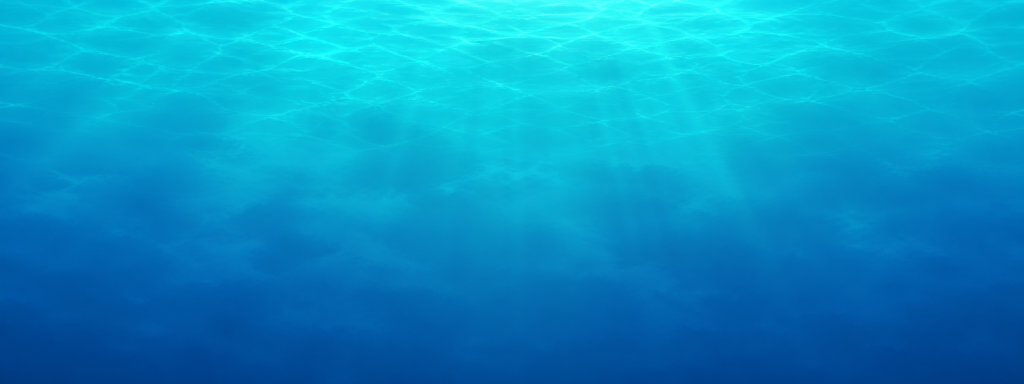
#> input picture assets/generated/backgrounds/stage1-sea-strip/sources/sea-long-source-v1.png, 2048 x 768 px, found by its file name (shown at 1/2 size)
$ python build_stage6_background.py
#> lines starting #> are read from the running program, lines starting #| are printed output that depends on the picture
### tools/build_stage5_background.py
#!/usr/bin/env python3
"""Build Stage 5 Shipwreck Graveyard sea and connected parallax strips."""

from __future__ import annotations

import json
import statistics
from pathlib import Path

from PIL import Image, ImageDraw, ImageOps


ROOT = Path(__file__).resolve().parents[1]
RUN_DIR = ROOT / "assets" / "generated" / "backgrounds" / "stage5-wreck-graveyard"
SOURCE_DIR = RUN_DIR / "sources"
OUT_DIR = ROOT / "assets" / "backgrounds"
STRIP_WIDTH = 1440
PANEL_WIDTH = 480
SEA_SIZE = (1440, 270)
SEA_SEAM_MARGIN = 64

SEA_PALETTE = [
    (25, 79, 91), (20, 68, 82), (16, 57, 72), (13, 48, 64),
    (10, 39, 55), (8, 31, 46), (6, 24, 38), (5, 19, 32),
    (4, 15, 26), (3, 11, 22),
]
TERRAIN_PALETTE = [
    (3, 11, 17), (5, 18, 25), (7, 27, 35), (10, 38, 45),
    (13, 51, 56), (18, 65, 67), (25, 81, 78), (35, 98, 89),
    (49, 116, 101), (68, 134, 112), (90, 151, 127),
    (38, 43, 45), (55, 56, 52), (73, 69, 59), (92, 83, 67),
    (113, 100, 78),
]
LAYERS = {
    "far": {"height": 80, "parallax": 0.09, "source": "far-long-source-v1.png", "cap_width": 46, "cap_height": 14},
    "mid": {"height": 160, "parallax": 0.28, "source": "mid-long-source-v1.png", "cap_width": 62, "cap_height": 26},
    "near": {"height": 160, "parallax": 0.76, "source": "near-long-source-v1.png", "cap_width": 88, "cap_height": 46},
}


def nearest(pixel: tuple[int, int, int], palette: list[tuple[int, int, int]]) -> tuple[int, int, int]:
    r, g, b = pixel
    return min(palette, key=lambda c: (r - c[0]) ** 2 + (g - c[1]) ** 2 + (b - c[2]) ** 2)


# [26 lines left out: functions load_subject, repalette, not called in this run]


def column_top(image: Image.Image, x: int) -> int:
    return next((y for y in range(image.height) if image.getpixel((x, y))[3]), image.height - 1)


# [95 lines left out: functions fill_underbody, repair_wrap, build_cap, paste_wrapped, build_layer, not called in this run]


def blend(left: tuple[int, int, int], right: tuple[int, int, int], ratio: float) -> tuple[int, int, int]:
    return tuple(round(a * (1 - ratio) + b * ratio) for a, b in zip(left, right))


def build_sea() -> tuple[Image.Image, dict]:
    source = Image.open(SOURCE_DIR / "sea-long-source-v1.png").convert("RGB")
#> source is the input picture: PIL image 2048x768 RGB; mean R, G, B 7.6, 146.4, 195.3
    crop_height = round(source.width * SEA_SIZE[1] / SEA_SIZE[0])
#> crop_height = 384
    top = max(0, (source.height - crop_height) // 2)
#> top = 192
    crop_box = [0, top, source.width, top + crop_height]
#> crop_box = [0, 192, 2048, 576]
    output = source.crop(tuple(crop_box)).resize(SEA_SIZE, Image.Resampling.LANCZOS)
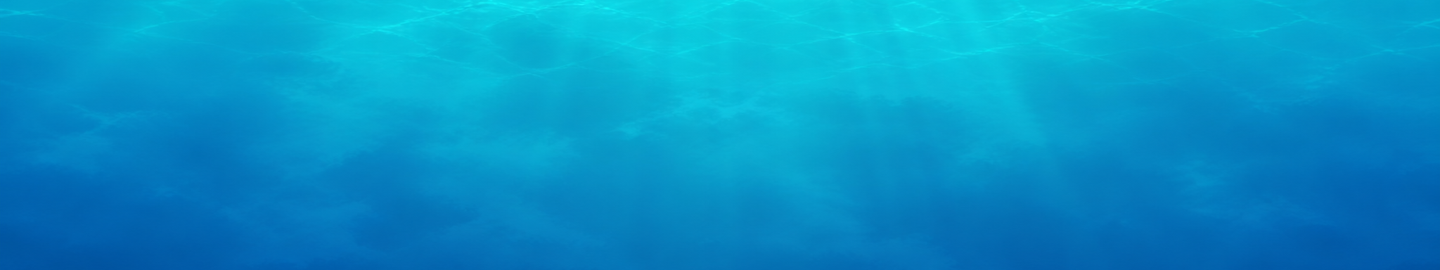
#> output: PIL image 1440x270 RGB; mean R, G, B 6.6, 147, 197.9
    pixels = output.load()
    for y in range(output.height):
        shared = blend(pixels[SEA_SEAM_MARGIN, y], pixels[output.width - 1 - SEA_SEAM_MARGIN, y], 0.5)
        for x in range(SEA_SEAM_MARGIN):
            ratio = x / SEA_SEAM_MARGIN
            pixels[x, y] = blend(shared, pixels[x, y], ratio)
            rx = output.width - 1 - x
            pixels[rx, y] = blend(shared, pixels[rx, y], ratio)
#> this loop made 270 passes
#> shared on passes 1 to 3: (4, 162, 206), (4, 162, 206), (4, 162, 206)
    rgba = Image.new("RGBA", output.size, (0, 0, 0, 255))
#> (the run stopped early here; a loop or call above may not have finished)

$ run again, with assets/generated/backgrounds/stage3-turtle-highway/sources/sea-long-source-v1.png copied over assets/generated/backgrounds/stage1-sea-strip/sources/sea-long-source-v1.png
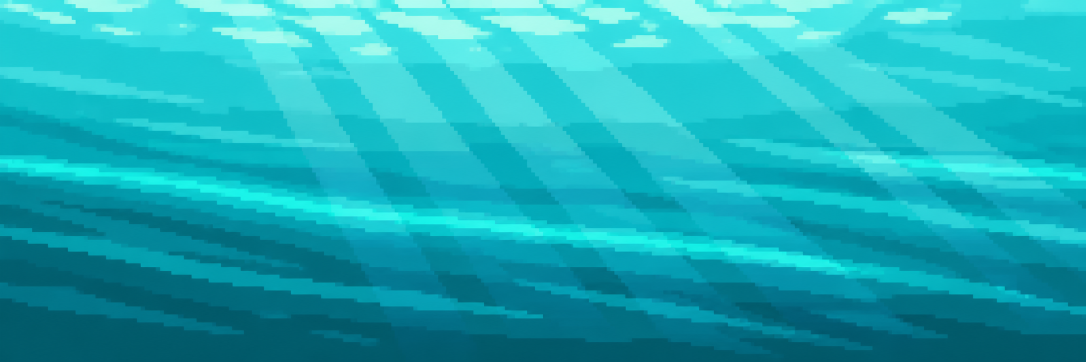
#> input picture assets/generated/backgrounds/stage3-turtle-highway/sources/sea-long-source-v1.png, 2172 x 724 px, found by its file name (shown at 1/2 size)
#> in build_sea, source is the input picture: PIL image 2172x724 RGB; mean R, G, B 28.1, 172.4, 183.4
#> in build_sea, `output = source.crop(tuple(crop_box)).resize(SEA_SIZE, Image.Resamplin..`:
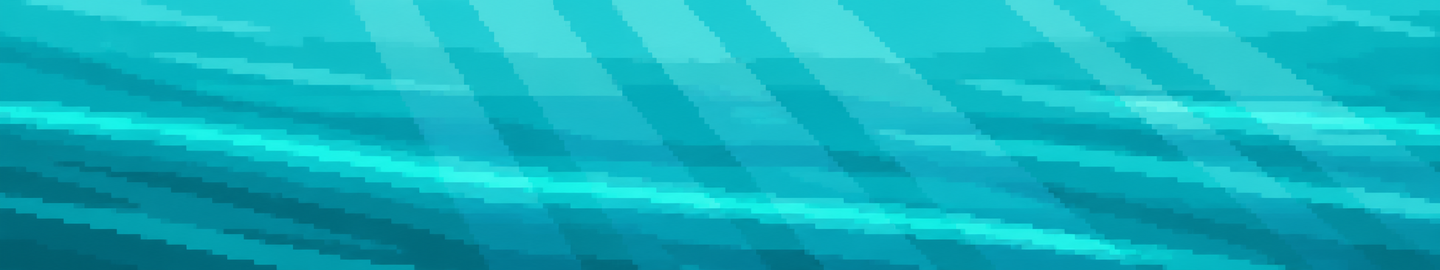
#> output: PIL image 1440x270 RGB; mean R, G, B 20.2, 177.7, 189.8
#> the loop in build_sea, `for y in range(output.height):` made 270 passes
#> shared on passes 1 to 3: (46, 210, 216), (46, 211, 216), (46, 211, 216)
